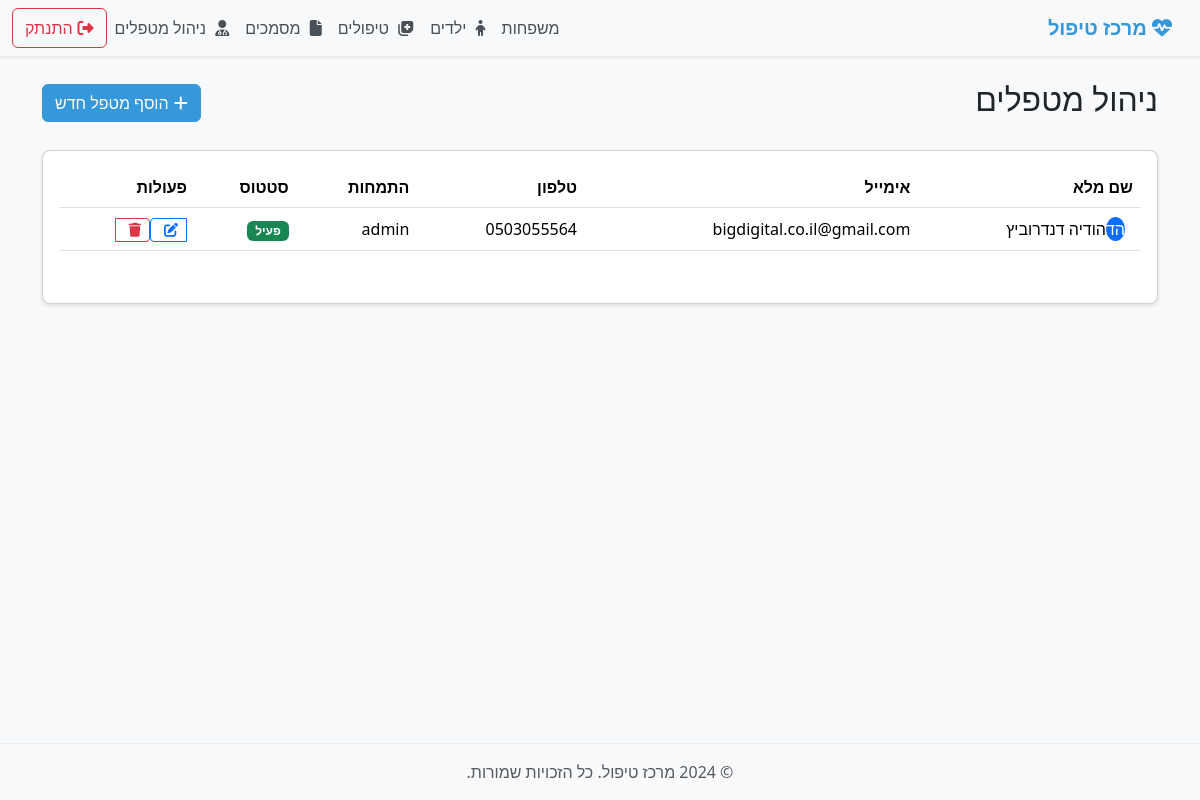
Before: /therapists/ (signed in) with the older database file.
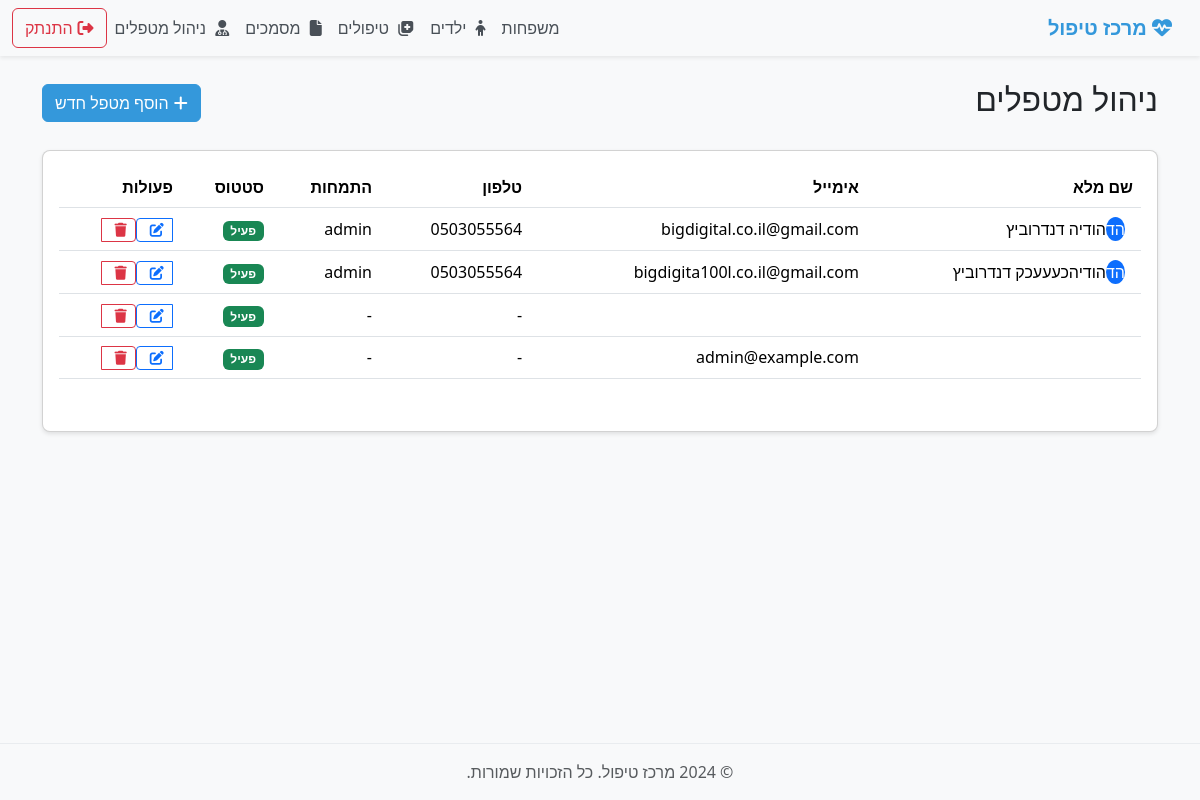
After: the same page with the newer database file.
### treatment_app/models.py (models this page shows, shortened)
class TherapistProfile(models.Model):
    user = models.OneToOneField(User, on_delete=models.CASCADE, verbose_name=_('משתמש'))
    phone = models.CharField(max_length=20, verbose_name=_('טלפון'), blank=True)
    specialization = models.CharField(max_length=100, verbose_name=_('התמחות'), blank=True)
    notes = models.TextField(verbose_name=_('הערות'), blank=True)
    is_active = models.BooleanField(default=True, verbose_name=_('פעיל'))
    class Meta:
        verbose_name = _('פרופיל מטפל')
        verbose_name_plural = _('פרופילי מטפלים')

### treatment_app/views.py (the view)
# urls.py: path('therapists/', views.TherapistListView.as_view(), name='therapist-list'),
class TherapistListView(LoginRequiredMixin, UserPassesTestMixin, ListView):
    model = TherapistProfile
    template_name = 'treatment_app/therapist_list.html'
    context_object_name = 'therapists'
    def test_func(self):
        return self.request.user.is_superuser

### treatment_app/templates/treatment_app/therapist_list.html (shortened to what this page needs)
{% extends "treatment_app/base.html" %}
{% load i18n %}
{% block content %}
<div class="container">
    <div class="row mb-4">
        <div class="col">
            <div class="d-flex justify-content-between align-items-center">
                <h2>ניהול מטפלים</h2>
                <a href="{% url 'treatment_app:therapist-create' %}" class="btn btn-primary">
                    <i class="fas fa-plus"></i> הוסף מטפל חדש
                </a>
            </div>
        </div>
    </div>
    <div class="row">
        <div class="col">
            <div class="card">
                <div class="card-body">
                    {% if therapists %}
                        <div class="table-responsive">
                            <table class="table table-hover align-middle">
                                <thead>
                                    <tr>
                                        <th>שם מלא</th>
                                        <th>אימייל</th>
                                        <th>טלפון</th>
                                        <th>התמחות</th>
                                        <th>סטטוס</th>
                                        <th>פעולות</th>
                                    </tr>
                                </thead>
                                <tbody>
                                    {% for therapist in therapists %}
                                        <tr>
                                            <td>
                                                <div class="d-flex align-items-center">
                                                    <div class="avatar-sm bg-primary rounded-circle me-2 d-flex align-items-center justify-content-center">
                                                        <span class="text-white">{{ therapist.user.first_name|first }}{{ therapist.user.last_name|first }}</span>
                                                    </div>
                                                    <div>{{ therapist.user.get_full_name }}</div>
                                                </div>
                                            </td>
                                            <td>{{ therapist.user.email }}</td>
                                            <td>{{ therapist.phone|default:"-" }}</td>
                                            <td>{{ therapist.specialization|default:"-" }}</td>
                                            <td>
                                                {% if therapist.is_active %}
                                                    <span class="badge bg-success">פעיל</span>
                                                {% else %}
                                                    <span class="badge bg-danger">לא פעיל</span>
                                                {% endif %}
                                            </td>
                                            <td>
                                                <div class="btn-group" role="group">
                                                    <a href="{% url 'treatment_app:therapist-update' therapist.pk %}"
                                                       class="btn btn-sm btn-outline-primary"
                                                       title="ערוך">
                                                        <i class="fas fa-edit"></i>
                                                    </a>
                                                    <a href="{% url 'treatment_app:therapist-delete' therapist.pk %}"
                                                       class="btn btn-sm btn-outline-danger"
                                                       title="מחק"
                                                       onclick="return confirm('האם אתה בטוח שברצונך למחוק את המטפל?');">
                                                        <i class="fas fa-trash"></i>
                                                    </a>
                                                </div>
                                            </td>
                                        </tr>
                                    {% endfor %}
                                </tbody>
                            </table>
                        </div>
                    {% endif %}
                </div>
            </div>
        </div>
    </div>
</div>
{% endblock %}

### treatment_app/templates/treatment_app/base.html (shortened to what this page needs)
{% load static %}
<!DOCTYPE html>
<html lang="he" dir="rtl">
<head>
    <link href="https://cdn.jsdelivr.net/npm/bootstrap@5.3.2/dist/css/bootstrap.min.css" rel="stylesheet">
    <link href="https://cdnjs.cloudflare.com/ajax/libs/font-awesome/6.5.1/css/all.min.css" rel="stylesheet">
    <link href="{% static 'treatment_app/css/custom.css' %}" rel="stylesheet">
</head>
<body>
    <div class="wrapper">
        <nav class="navbar navbar-expand-lg navbar-light bg-light shadow-sm">
            <div class="container-fluid">
                <a class="navbar-brand" href="{% url 'treatment_app:dashboard' %}">
                    <i class="fas fa-heartbeat"></i> מרכז טיפול
                </a>
                {% if user.is_authenticated %}
                <div class="collapse navbar-collapse" id="navbarNav">
                    <ul class="navbar-nav me-auto mb-2 mb-lg-0">
                        <li class="nav-item">
                            <a class="nav-link" href="{% url 'treatment_app:family-list' %}">
                                 משפחות
                            </a>
                        </li>
                        <li class="nav-item">
                            <a class="nav-link" href="{% url 'treatment_app:child-list' %}">
                                <i class="fas fa-child"></i> ילדים
                            </a>
                        </li>
                        <li class="nav-item">
                            <a class="nav-link" href="{% url 'treatment_app:treatment-list' %}">
                                <i class="fas fa-notes-medical"></i> טיפולים
                            </a>
                        </li>
                        <li class="nav-item">
                            <a class="nav-link" href="{% url 'treatment_app:document-list' %}">
                                <i class="fas fa-file"></i> מסמכים
                            </a>
                        </li>
                    </ul>
                    <div class="navbar-nav">
                        {% if user.is_superuser %}
                            <li class="nav-item">
                                <a class="nav-link" href="{% url 'treatment_app:therapist-list' %}">
                                    <i class="fas fa-user-md"></i> ניהול מטפלים
                                </a>
                            </li>
                        {% endif %}
                        <a href="{% url 'logout' %}" class="btn btn-outline-danger">
                            <i class="fas fa-sign-out-alt"></i> התנתק
                        </a>
                    </div>
                </div>
                {% endif %}
            </div>
        </nav>
        <div class="container-fluid main-content py-4">
            {% block content %}{% endblock %}
        </div>
        <footer class="footer mt-auto py-3 bg-light text-center">
            <div class="container">
                <span class="text-muted">© {% now "Y" %} מרכז טיפול. כל הזכויות שמורות.</span>
            </div>
        </footer>
    </div>
</body>
</html>

### treatment_app/static/treatment_app/css/custom.css (style rules this page uses)
:root { --primary-color: #3498db; --secondary-color: #2ecc71; --danger-color: #e74c3c; --warning-color: #f39c12; --info-color: #2980b9; --light-gray: #f8f9fa; }
body { font-family: 'Segoe UI', Tahoma, Geneva, Verdana, sans-serif; background-color: var(--light-gray); direction: rtl; text-align: right; }
.wrapper { display: flex; flex-direction: column; min-height: 100vh; }
.main-content { flex: 1; padding: 20px 0; }
.navbar { box-shadow: 0 2px 4px rgba(0,0,0,0.1); }
.navbar-brand { font-weight: bold; color: var(--primary-color) !important; }
.nav-link { color: #495057 !important; }
.nav-link i { margin-left: 5px; }
.btn { display: inline-flex; align-items: center; justify-content: center; }
.btn i { margin-left: 5px; }
.btn-primary { background-color: var(--primary-color); border-color: var(--primary-color); }
.card { border-radius: 8px; box-shadow: 0 2px 4px rgba(0,0,0,0.1); margin-bottom: 20px; }
.table-responsive { margin-bottom: 20px; }
.table thead { background-color: var(--light-gray); }
.footer { background-color: var(--light-gray); border-top: 1px solid #e9ecef; padding: 15px 0; }

Changed rows visible on the page:
added TherapistProfile: user.first_name|first "ה", user.last_name|first "ד", user.get_full_name "הודיהכעעעכק דנדרוביץ", user.email "bigdigita100l.co.il@gmail.com", phone "0503055564", specialization "admin", is_active "פעיל"
added TherapistProfile: phone "-", specialization "-", is_active "פעיל"
added TherapistProfile: user.email "admin@example.com", phone "-", specialization "-", is_active "פעיל"
